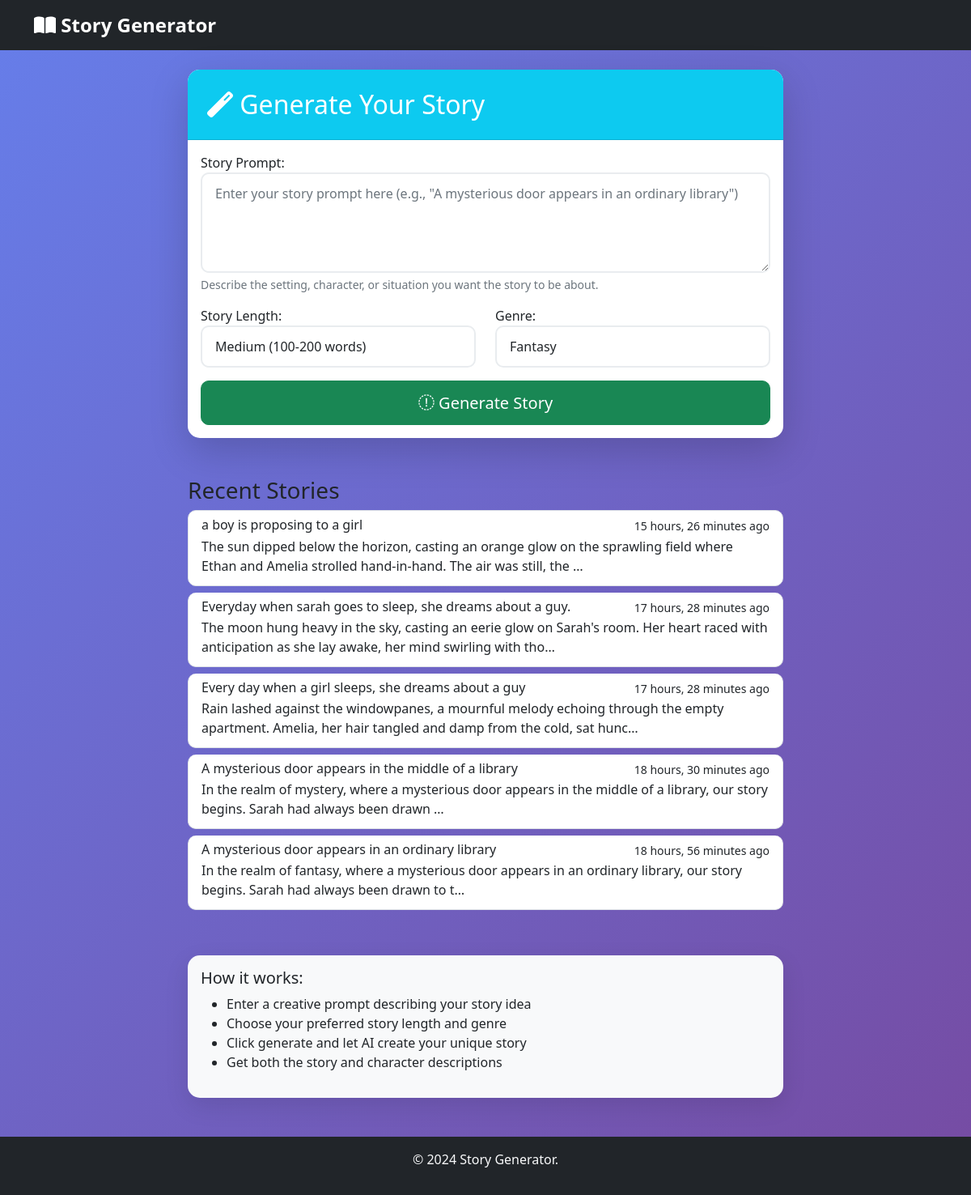
The app's page /, older data.
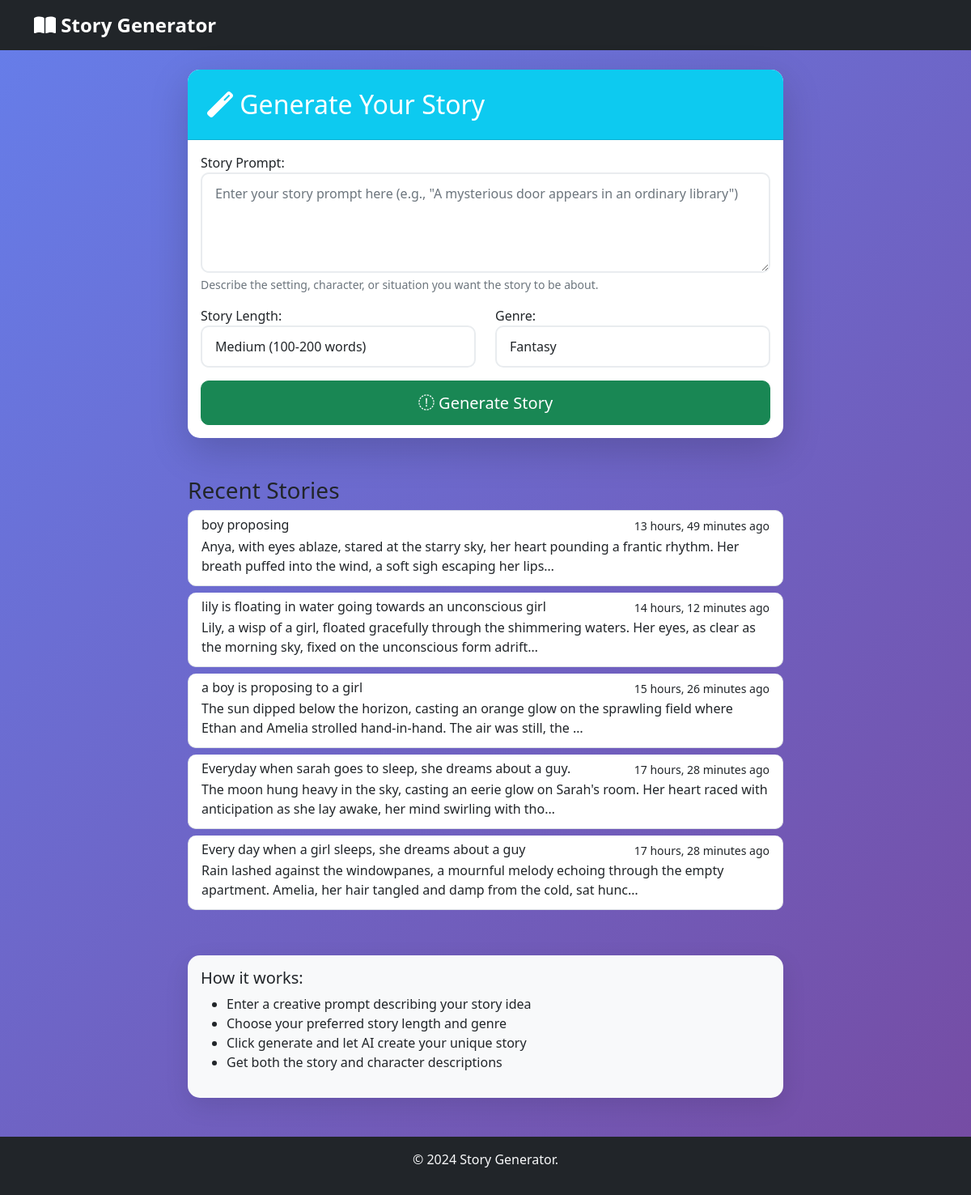
The same page, newer data.
### story_app/models.py (models this page shows, shortened)
class StoryGeneration(models.Model):
    prompt = models.TextField(max_length=1000)
    generated_story = models.TextField()
    character_description = models.TextField(blank=True, null=True)
    background_description = models.TextField(blank=True, null=True)  # New field for world/setting
    genre = models.CharField(max_length=50, blank=True, null=True)    # Store genre info
    story_length = models.CharField(max_length=20, blank=True, null=True)  # Store length info
    created_at = models.DateTimeField(auto_now_add=True)
    updated_at = models.DateTimeField(auto_now=True)
    class Meta:
        ordering = ['-created_at']
        verbose_name = "Story Generation"
        verbose_name_plural = "Story Generations"

### story_app/views.py (the view)
# urls.py: path('', views.index, name='index'),
def index(request):
    form = StoryPromptForm()
    recent_stories = StoryGeneration.objects.all()[:5]
    return render(request, 'story_app/index.html', {
        'form': form,
        'recent_stories': recent_stories
    })

### templates/story_app/index.html (shortened to what this page needs)
{% extends 'base.html' %}
{% block content %}
<div class="row">
    <div class="col-lg-8 mx-auto">
        <div class="card shadow-lg">
            <div class="card-header bg-info text-white">
                <h2 class="card-title mb-0">
                    <i class="fas fa-magic"></i> Generate Your Story
                </h2>
            </div>
            <div class="card-body">
                <form method="post" action="{% url 'generate_story' %}" id="story-form">
                    <div class="mb-3">
                        {{ form.prompt.label_tag }}
                        {{ form.prompt }}
                        <div class="form-text">{{ form.prompt.help_text }}</div>
                    </div>
                    <div class="row mb-3">
                        <div class="col-md-6">
                            {{ form.story_length.label_tag }}
                            {{ form.story_length }}
                        </div>
                        <div class="col-md-6">
                            {{ form.genre.label_tag }}
                            {{ form.genre }}
                        </div>
                    </div>
                    <button type="submit" class="btn btn-success btn-lg w-100" id="generate-btn">
                        <i class="fas fa-sparkles"></i> Generate Story
                    </button>
                </form>
            </div>
        </div>
    </div>
</div>
{% if recent_stories %}
<div class="row mt-5">
    <div class="col-lg-8 mx-auto">
        <h3>Recent Stories</h3>
        <div class="list-group">
            {% for story in recent_stories %}
            <a href="{% url 'story_detail' story.id %}" class="list-group-item list-group-item-action">
                <div class="d-flex w-100 justify-content-between">
                    <h6 class="mb-1">{{ story.prompt|truncatechars:80 }}</h6>
                    <small>{{ story.created_at|timesince }} ago</small>
                </div>
                <p class="mb-1">{{ story.generated_story|truncatechars:150 }}</p>
            </a>
            {% endfor %}
        </div>
    </div>
</div>
{% endif %}
<div class="row mt-5">
    <div class="col-lg-8 mx-auto">
        <div class="card bg-light">
            <div class="card-body">
                <h5>How it works:</h5>
                <ul>
                    <li>Enter a creative prompt describing your story idea</li>
                    <li>Choose your preferred story length and genre</li>
                    <li>Click generate and let AI create your unique story</li>
                    <li>Get both the story and character descriptions</li>
                </ul>
            </div>
        </div>
    </div>
</div>
{% endblock %}

Row changes from the older to the newer data that the page shows:
no longer on this page (row edited): StoryGeneration: prompt "A mysterious door appears in the middle of a library", created_at "18 hours, 30 minutes", generated_story "In the realm of mystery, where a mysterious door appears in the middle of a library, our story begins. Sarah had always been drawn …"
no longer on this page (row edited): StoryGeneration: prompt "A mysterious door appears in an ordinary library", created_at "18 hours, 56 minutes", generated_story "In the realm of fantasy, where a mysterious door appears in an ordinary library, our story begins. Sarah had always been drawn to t…"
added StoryGeneration: prompt "boy proposing", created_at "13 hours, 49 minutes", generated_story "Anya, with eyes ablaze, stared at the starry sky, her heart pounding a frantic rhythm. Her breath puffed into the wind, a soft sigh escaping her lips…"
added StoryGeneration: prompt "lily is floating in water going towards an unconscious girl", created_at "14 hours, 12 minutes", generated_story "Lily, a wisp of a girl, floated gracefully through the shimmering waters. Her eyes, as clear as the morning sky, fixed on the unconscious form adrift…"
